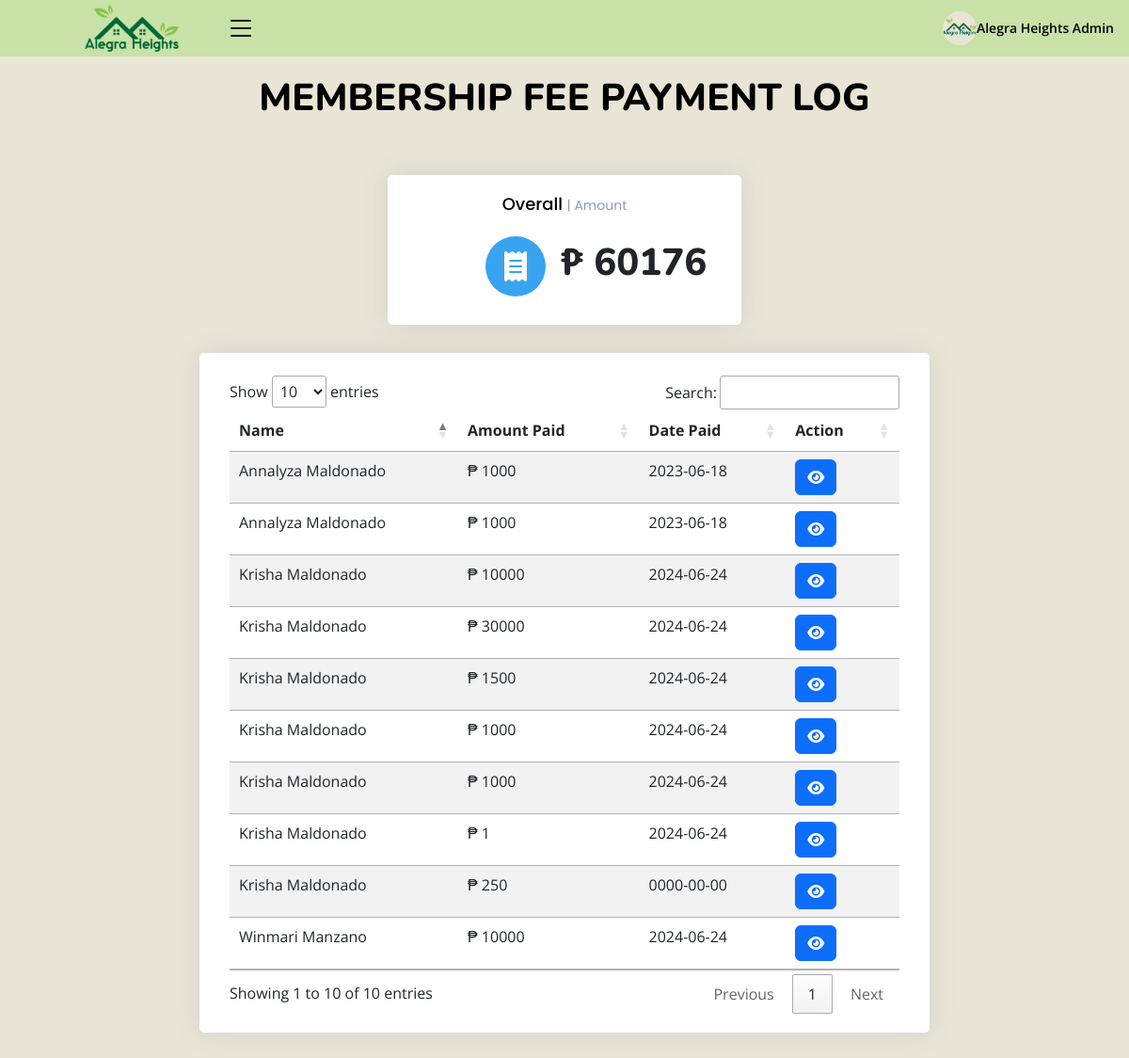
Screenshot of /admin/mem_fee.php (signed in) with the database file from the repository.
### tables this page shows
CREATE TABLE `payment_log` (
  `id` int(11) NOT NULL,
  `type` varchar(250) NOT NULL,
  `project_name` varchar(250) NOT NULL,
  `amount` int(11) NOT NULL,
  `date_paid` date NOT NULL,
  `user_id` int(11) NOT NULL,
  `status` varchar(255) DEFAULT 'Unpaid'
);

CREATE TABLE `members` (
  `id` int(10) NOT NULL,
  `block_number` int(10) NOT NULL,
  `lot_number` int(10) NOT NULL,
  `first_name` varchar(100) NOT NULL,
  `mid_name` varchar(250) NOT NULL,
  `last_name` varchar(100) NOT NULL,
  `gender` varchar(250) NOT NULL,
  `contact` varchar(250) NOT NULL,
  `username` varchar(250) NOT NULL,
  `password` varchar(250) NOT NULL,
  `user_image` varchar(250) NOT NULL,
  `status` int(11) NOT NULL DEFAULT 1,
  `date_added` date DEFAULT current_timestamp(),
  `household_id` int(11) DEFAULT NULL,
  `membership_plan` varchar(255) DEFAULT 'Monthly'
);

### admin/class/adminback.php (called while the page is built, shortened)
<?php
class  adminback
{
    private $connection;
    function __construct()
    {
        $dbhost = "localhost";
        $dbuser = "root";
        $dbpass = "";
        $dbname = "alegra_heights_db";
        $this->connection = mysqli_connect($dbhost, $dbuser, $dbpass, $dbname);
    }
function display_mem_fee()
{
    $type="Membership Fee";
    $query = "SELECT payment_log.*, members.first_name, members.last_name,members.id FROM `payment_log` JOIN members ON payment_log.user_id = members.id AND payment_log.status = 'Paid'
    WHERE payment_log.type='$type' ORDER BY `date_paid` DESC";
    if(mysqli_query($this->connection, $query)){
        $result = mysqli_query($this->connection, $query);
        return $result;
    }
}
}

### admin/mem_fee.php (the view, shortened to what this page needs)
<?php
include_once("class/adminback.php");
include_once("class/db.php");
$obj = new adminback();
$members = $obj->display_mem_fee();
?>
<!DOCTYPE html>
<html lang="en">
<?php include('header.php')?>
    <link rel="stylesheet" href="https://cdn.datatables.net/1.13.4/css/jquery.dataTables.min.css">
    <link rel="stylesheet" href="https://cdn.datatables.net/searchpanes/2.1.2/css/searchPanes.dataTables.min.css">
    <link rel="stylesheet" href="https://cdn.datatables.net/searchpanes/2.1.2/js/dataTables.searchPanes.min.js">
<body class="toggle-sidebar">
<?php include('headnav.php')?>
<main id="main" class="main">
<div class="pagetitle">
  <h1>MEMBERSHIP FEE PAYMENT LOG</h1>
  <br>
</div>
<br>
<section class="section dashboard">
  <div class="row">
    <div style="margin: auto;" class="col-lg-8">
    <div class="row">
        <center>
  <div style="text-align: center;" class="col-xxl-4 col-md-6">
              <div class="card info-card sales-card">
                <div  class="card-body">
                  <h5 class="card-title">Overall <span>| Amount</span></h5>
                  <div style="margin-left: 25%;" class="d-flex align-items-center">
                    <div style="background-color: #38a3f1; color: white; " class="card-icon rounded-circle d-flex align-items-center justify-content-center">
                    <i class="fa-solid fa-receipt"></i>
                    </div>
                    <div class="ps-3">
                    <?php
$result = mysqli_query($conn, "SELECT SUM(amount) AS value_sum FROM payment_log WHERE status='Paid'");
$row = mysqli_fetch_assoc($result);
$sum = $row['value_sum'];
      ?>
                      <h1 style="font-weight: 800;">₱ <?php echo $sum ?></h1>
                    </div>
                  </div>
                </div>
              </div>
            </div>
    </center>
<br>
      <div class="card">
        <div class="card-body">
            <br>
          <div class="table-wrapper">
          <table id="example" class="table table-striped table-hover datatable">
            <thead>
                <th scope="col">Name</th>
                <th scope="col">Amount Paid</th>
                <th scope="col">Date Paid</th>
                <th scope="col">Action</th>
            </thead>
            <tbody>
            <?php
    while ($mem = mysqli_fetch_assoc($members)){
        ?>
              <tr>
                <td><?php echo $mem['first_name']." ".$mem['last_name'] ?></td>
                <td>₱ <?php echo $mem['amount']; ?></td>
                <td><?php echo $mem['date_paid']; ?></td>
                <td>
                <a href="view_member.php?status=view&&id=<?php echo $mem['id'] ?>" type="button" class="btn btn-primary"><i class="fa-solid fa-eye"></i></a>
                </td>
              </tr>
            <?php
            }
              ?>
            </tbody>
          </table>
          </div>
        </div>
      </div>
    </div>
  </div>
</section>
</main>
</body>
</html>

### admin/assets/css/style.css (style rules this page uses)
:root { scroll-behavior: smooth; }
body { font-family: "Open Sans", sans-serif; background: #E9E5D6; color: #000000; }
a { color: #4154f1; text-decoration: none; }
h1, h2, h3, h4, h5, h6 { font-family: "Nunito", sans-serif; }
#main { margin-top: 60px; padding: 20px 30px; transition: all 0.3s; }
.pagetitle { margin-bottom: 10px; text-align: center; }
.pagetitle h1 { font-size: 40px; margin-bottom: 0; font-weight: 800; color: #000000; }
.card { margin-bottom: 30px; border: none; border-radius: 5px; box-shadow: 0px 0 30px rgba(1, 41, 112, 0.1); }
.card-title { padding: 20px 0 15px 0; font-size: 18px; font-weight: 500; color: #000000; font-family: "Poppins", sans-serif; }
.card-title span { color: #899bbd; font-size: 14px; font-weight: 400; }
.card-body { padding: 0 20px 20px 20px; }
@media (min-width: 1200px) { #main, #footer { margin-left: 300px; } }
@media (min-width: 1200px) { .toggle-sidebar #main, .toggle-sidebar #footer { margin-left: 0; } }
.dashboard .info-card { padding-bottom: 10px; }
.dashboard .card-icon { font-size: 32px; line-height: 0; width: 64px; height: 64px; flex-shrink: 0; flex-grow: 0; }
.dashboard .sales-card .card-icon { color: #4154f1; background: #f6f6fe; }

### rows the page displays
payment_log: members.first_name "Krisha", members.last_name "Maldonado", amount "10000", date_paid "2024-06-24"
payment_log: members.first_name "Krisha", members.last_name "Maldonado", amount "30000", date_paid "2024-06-24"
payment_log: members.first_name "Krisha", members.last_name "Maldonado", amount "1500", date_paid "2024-06-24"
payment_log: members.first_name "Krisha", members.last_name "Maldonado", amount "1000", date_paid "2024-06-24"
payment_log: members.first_name "Krisha", members.last_name "Maldonado", amount "1000", date_paid "2024-06-24"
payment_log: members.first_name "Krisha", members.last_name "Maldonado", amount "1", date_paid "2024-06-24"
payment_log: members.first_name "Winmari", members.last_name "Manzano", amount "10000", date_paid "2024-06-24"
payment_log: members.first_name "Annalyza", members.last_name "Maldonado", amount "1000", date_paid "2023-06-18"
payment_log: members.first_name "Annalyza", members.last_name "Maldonado", amount "1000", date_paid "2023-06-18"
payment_log: members.first_name "Krisha", members.last_name "Maldonado", amount "250", date_paid "0000-00-00"

### other values shown
$_SESSION['name'] "Alegra Heights Admin"
$sum "60176"
